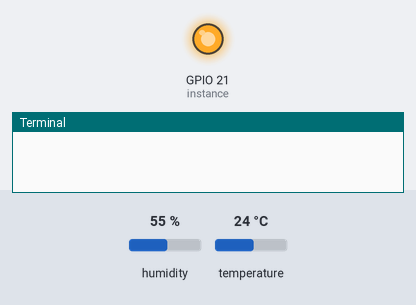
The program below on a simulated Raspberry Pi (BCM pin numbers). Shown: output pins drawn as LEDs (lit = HIGH), the last lines printed to the terminal. Inputs (shaded band) come from the test bench; at power-on: humidity 55 %, temperature 24 °C. Each call to the cloud database takes 0.3 s, and an entry nobody has set reads as its off value or as empty; library files of the repository ran but are not shown: dht11.py.

Above: at 0.01 s.
At 1.2 s:
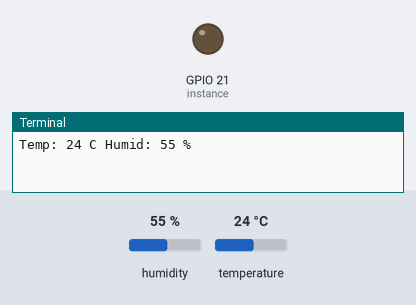
1.3 s: humidity set to 22 %
3.2 s: temperature set to 12 °C
5.1 s: humidity set to 40 %
Timing chart, 0 to 8.1 s (numbered marks = the images above; inputs shaded):
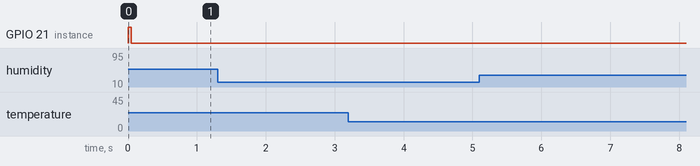

The program:

dht11_example_-_firebase_.py
```python
import RPi.GPIO as GPIO
import dht11
import time

import firebase_admin
from firebase_admin import credentials, firestore
from firebase_admin import db

cred = credentials.Certificate("firebase.json")
firebase_admin.initialize_app(cred,{
'databaseURL' : "https://raspberrypi-11104-default-rtdb.firebaseio.com/"
})
ref = db.reference('dht11-readings')

# initialize GPIO
GPIO.setwarnings(False)
GPIO.setmode(GPIO.BCM)
#GPIO.cleanup()

# read data using Pin GPIO21
instance = dht11.DHT11(pin=21)

while True:
    result = instance.read()
    if result.is_valid():
        print("Temp: %d C" % result.temperature +' '+"Humid: %d %%" % result.humidity)
        ref . push({
    "dh11_value":"Temp: %d C" % result.temperature +' '+"Humid: %d %%" % result.humidity
    })
        time.sleep(1)
```
